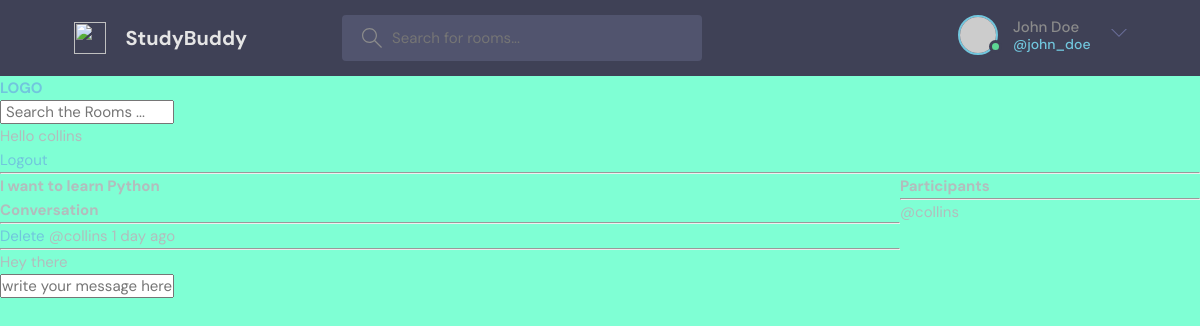
Page /room/4 (signed in) on the committed database.
### base/models.py (models this page shows, shortened)
class Room(models.Model):
    host=models.ForeignKey(User,on_delete=models.SET_NULL,null=True)
    topic=models.ForeignKey(Topic, on_delete=models.SET_NULL, null=True)
    name= models.CharField(max_length=200)
    description=models.TextField(null=True, blank=True)
    participants=models.ManyToManyField(User,related_name='participants',blank=True)
    updated= models.DateTimeField(auto_now=True)
    created=models.DateTimeField(auto_now_add=True)
    class Meta:
        ordering=['-updated','-created']

class Message(models.Model):
    user=models.ForeignKey(User,on_delete=models.CASCADE)
    room=models.ForeignKey(Room, on_delete=models.CASCADE)
    body=models.TextField()
    updated=models.DateTimeField(auto_now=True)
    created=models.DateTimeField(auto_now_add=True)
    class Meta:
        ordering=['-updated','-created']

### base/views.py (the view, shortened to what this page needs)
# urls.py: path('room/<str:pk>', views.room, name='room'),
def room(request, pk):
    room = Room.objects.get(id=pk)
    room_messages = room.message_set.all().order_by('-created')
    participants= room.participants.all()
    context = {'room': room, 'room_messages': room_messages,'participants':participants}
    return render(request, 'base/room.html', context)

### base/templates/base/room.html (shortened to what this page needs)
{% extends 'main.html' %}
{% block content %}
<div class="room-container">
    <div>
<h1>{{room.name}}</h1>
<div class="comment-wrapper">
    <h3>Conversation</h3>
    <hr>
    {% for message in room_messages %}
    <div>
    {% if request.user == message.user %}
        <a href="{% url 'delete-message' message.id %}">Delete</a>
    {% endif %}
        <small>@{{message.user.username}} {{message.created |timesince}} ago</small>
        <hr>
        <p>{{message.body}}</p>
    </div>
    {% endfor %}
</div>
{% if request.user.is_authenticated %}
<div class="comment-form">
    <form method="POST" action="">
        <input type="text" name="body" placeholder="write your message here...">
    </form>
</div>
{% endif %}
    </div>
    <div>
        <h3>Participants</h3>
        <hr>
        {% for user in participants %}
        <div>
            <p>@{{user.username}}</p>
        </div>
        {% endfor%}
    </div>
</div>
{% endblock content%}

### templates/navbar.html
<a href="/">
	<h1>LOGO</h1>
</a>
 <form method="GET" action="{% url 'home' %}">
	<input type="text" name="q" placeholder=" Search the Rooms ..."/>
 </form>
{% if request.user.is_authenticated %}
<p>Hello {{request.user}}</p>
<a href="{% url 'logout' %}">Logout</a>
{% else %}
<a href="{% url 'login' %}">Login</a>
{% endif %}
<hr>

### static/styles/style.css (style rules this page uses)
:root { --color-main: #71c6dd; --color-main-light: #e1f6fb; --color-dark: #3f4156; --color-dark-medium: #51546e; --color-dark-light: #696d97; --color-light: #e5e5e5; --color-gray: #8b8b8b; --color-light-gray: #b2bdbd; --color-bg: #2d2d39; --color-success: #5dd693; --color-error: #fc4b0b; }
* { font-family: "DM Sans", -apple-system, BlinkMacSystemFont, "Segoe UI", Roboto, Oxygen, Ubuntu, Cantarell, "Open Sans", "Helvetica Neue", sans-serif; margin: 0; padding: 0; box-sizing: border-box; text-rendering: optimizeLegibility; font-size: inherit; }
html { font-size: 56.25%; }
@media only screen and (min-width: 1200px) { html { font-size: 62.5%; } }
body { line-height: 1.6; font-weight: 400; font-size: 1.5rem; color: var(--color-light-gray); background-color: var(--color-bg); min-height: 100vh; }
a { display: inline-block; color: var(--color-main); text-decoration: none; }

### static/styles/main.css (style rules this page uses)
body { background-color: aquamarine; }

### base/templates/base/room.html (style rules this page uses)
.room-container { display: grid; grid-template-columns: 3fr 1fr; }

### rows in the picture
Room: name "I want to learn Python"
Message: shows "Delete", user.username "collins", created "1 day", body "Hey there"

### other values in the picture
{{ request.user }} "collins"
{{ user.username }} "collins"
